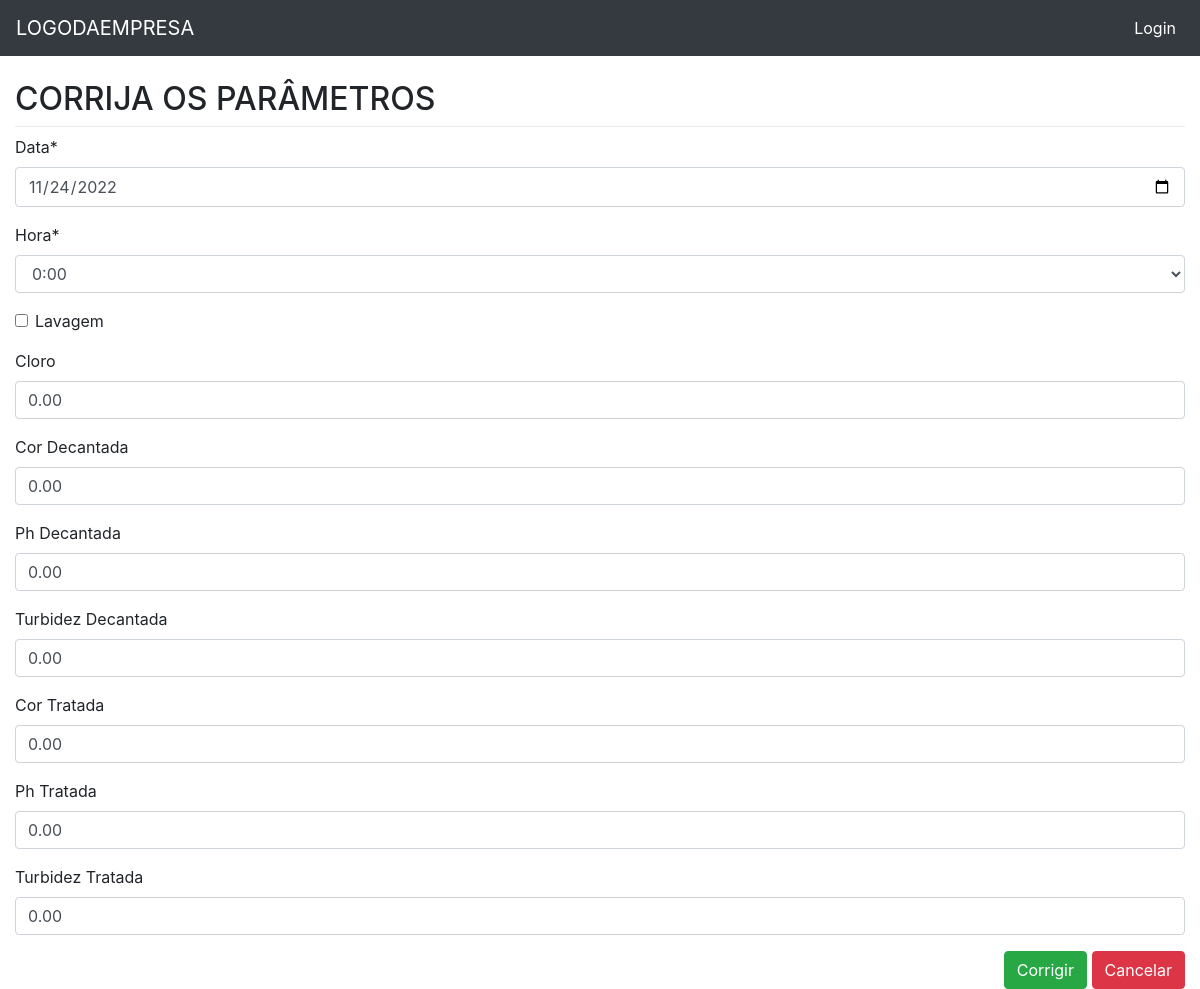
The page /eta_tres/update/1 on the database its author committed.
### eta_tres/models.py (models this page shows, shortened)
class Etatres(models.Model):
    data = models.DateField('Data', auto_now=False, auto_now_add=False)
    hora = models.CharField(max_length=5, choices=HORA_CHOICE)
    lavagem = models.BooleanField('Lavagem', default=False, blank=True)
    cloro = models.DecimalField('Cloro', max_digits=4, decimal_places=2, blank=True, null=True)
    cor_d = models.DecimalField('Cor Decantada', max_digits=4, decimal_places=2, blank=True, null=True)
    ph_d = models.DecimalField('Ph Decantada', max_digits=4, decimal_places=2, blank=True, null=True)
    turbidez_d = models.DecimalField('Turbidez Decantada', max_digits=4, decimal_places=2, blank=True, null=True)
    cor_t = models.DecimalField('Cor Tratada', max_digits=4, decimal_places=2, blank=True, null=True)
    ph_t = models.DecimalField('Ph Tratada', max_digits=4, decimal_places=2, blank=True, null=True)
    turbidez_t = models.DecimalField('Turbidez Tratada', max_digits=4, decimal_places=2, blank=True, null=True)
    class Meta:
        ordering = ('-data',)
        verbose_name = 'ETA TRÊS'

### eta_tres/views.py (the view)
# urls.py: path('update/<int:pk>', v.eta_tres_update, name='eta_tres_update'),
def eta_tres_update(request, pk):
    template_name = 'eta_tres_update.html'
    obj = Etatres.objects.get(pk=pk)
    form = EtatresForm(request.POST or None, instance=obj)
    if request.method == 'POST':
        if form.is_valid():
            form.save()
            return HttpResponseRedirect(reverse('eta_tres:eta_tres_list'))
    context = {'form': form}
    return render(request, template_name, context)

### eta_tres/forms.py
class EtatresForm(forms.ModelForm):
    data = forms.DateField(
        label='Data',
        widget=forms.DateInput(
            format='%Y-%m-%d',
            attrs={
                'type': 'date'
            }),
        input_formats=('%Y-%m-%d',),
    )
    class Meta:
        model = Etatres
        fields = '__all__'

### eta_tres/templates/eta_tres_update.html (shortened to what this page needs)
{% extends "base.html" %}
{% load static %}
{% load crispy_forms_tags %}
{% block content %}
    <h2>CORRIJA OS PARÂMETROS </h2>
    <div class="dropdown-divider"></div>
    <form action="" method="POST" >
    {{ form|crispy }}
    <span class="pull-right">
      <button type="submit" class="btn btn-success">Corrigir</button>
      <button type="reset" class="btn btn-danger" onclick="location.href = '{% url 'eta_tres:eta_tres_list' %}'">Cancelar</button>
    </span>
{% endblock %}

### core/static/css/style.css (style rules this page uses)
body { margin-top: 80px; }

### rows shown on the page
Etatres: data "11/24/2022", hora "0:00", cloro "0.00", cor_d "0.00", ph_d "0.00", turbidez_d "0.00", cor_t "0.00", ph_t "0.00", turbidez_t "0.00"
